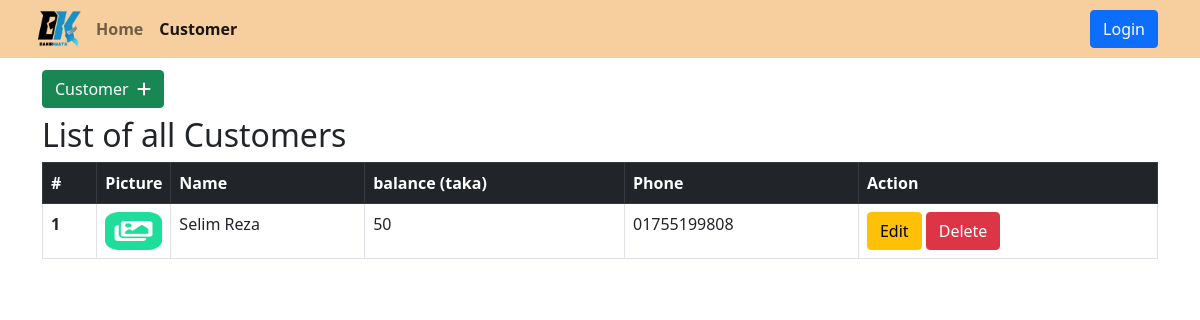
The app's page /customers/all-customers/, older data.
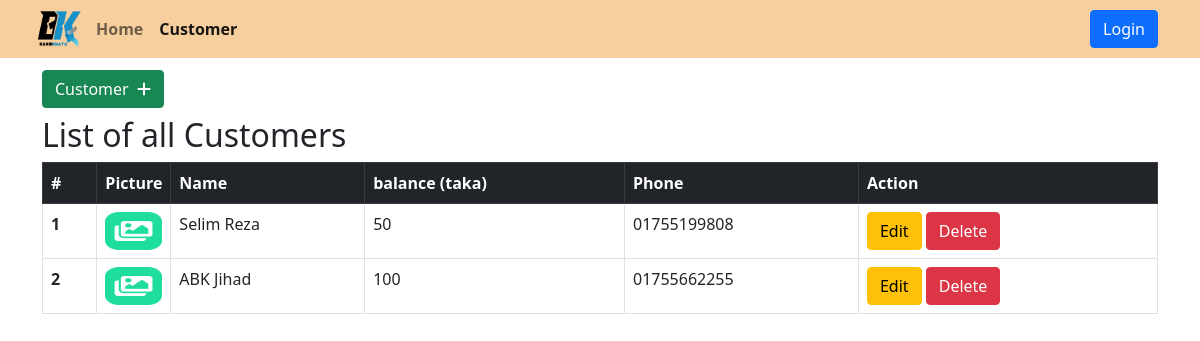
The same page, newer data.
### customer/models.py (models this page shows)
class Customer(models.Model):
    name = models.CharField(max_length=100)
    address = models.CharField(max_length=200)
    mobile = models.CharField(max_length=11)
    balance = models.IntegerField()
    picture = models.ImageField(default="fallback.jpg", blank=True)

### customer/views.py (the view)
# urls.py: path('all-customers/', views.customersListView, name='all-customers'),
def customersListView(request):
    data = Customer.objects.all()
    return render(request, 'customer/dashboard/list.html', { 'customers' : data })

### customer/templates/customer/dashboard/list.html (shortened to what this page needs)
{% extends "layout.html" %}
{% block content %}
<div class="container customer-container">
    <a href="{% url 'customer:add-customer' %}" class="btn btn-success">Customer &nbsp;<i class="fa-solid fa-plus"></i></a>
    <p class="h2 mt-2">List of all Customers</p>
    <div class="table-responsive customers-list">
        <table class="table table-bordered table-hover">
          <thead class="table-dark">
            <tr>
              <th scope="col">#</th>
              <th scope="col">Picture</th>
              <th scope="col">Name</th>
              <th scope="col">balance (taka)</th>
              <th scope="col">Phone</th>
              <th scope="col">Action</th>
            </tr>
          </thead>
          <tbody class="customer-info-row">
            {% for customer in customers %}
            <tr>
              <th scope="row">{{ forloop.counter }}</th>
              <td class="customer-thumbnail">
                <img class="w-100" src="{{ customer.picture.url }}" alt="Customer image">
              </td>
              <td>{{ customer.name }}</td>
              <td>{{ customer.balance }}</td>
              <td>{{ customer.mobile }}</td>
              <td>
                <a class="btn btn-warning" href="">Edit</a>
                <form class="d-inline-block" action="">
                  <button class="btn btn-danger">Delete</button>
                </form>
              </td>
            </tr>
            {% endfor %}
          </tbody>
        </table>
      </div>
</div>
{% endblock content %}

### templates/layout.html (shortened to what this page needs)
<!DOCTYPE html>
{% load static %}
<html lang="en">
<head>
    <link rel="stylesheet" href="https://cdnjs.cloudflare.com/ajax/libs/font-awesome/6.6.0/css/all.min.css" />
    <link rel="stylesheet" href="{% static 'css/bootstrap.min.css' %}">
    <link rel="stylesheet" href="{% static 'css/style.css' %}">
</head>
<body>
    <header class="position-relative w-100">
        <nav class="navbar navbar-expand-lg navbar-light fw-bold position-fixed top-0 start-0 w-100">
            <div class="container">
              <a class="navbar-brand" href="{% url 'home' %}">
                <img src="{{ MEDIA_URL }}BAKIR.png" alt="logo" class="img-fluid logo-img">
              </a>
              <div class="collapse navbar-collapse" id="navbarSupportedContent">
                <ul class="navbar-nav me-auto mb-2 mb-lg-0">
                  <li class="nav-item">
                    <a class="nav-link {% if request.path == '/' %}active{% endif %}" aria-current="page" href="{% url 'home' %}">Home</a>
                  </li>
                  <li class="nav-item">
                    <a class="nav-link {% if request.path == '/customers/all-customers/' %}active{% endif %}" href="{% url 'customer:all-customers' %}">Customer</a>
                  </li>
                </ul>
                <div class="">
                  <button class="btn btn-primary">Login</button>
                </div>
              </div>
            </div>
          </nav>
    </header>
    <main class="main-content">
        {% block content %}{% endblock content %}
    </main>
</body>
</html>

Row changes from the older to the newer data that the page shows:
added Customer: picture (picture), name "ABK Jihad", balance "100", mobile "01755662255"
